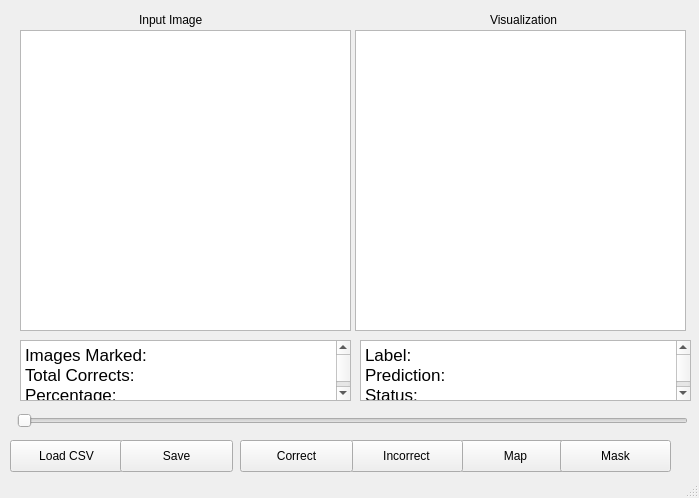
<?xml version="1.0" encoding="UTF-8"?>
<ui version="4.0">
 <class>MainWindow</class>
 <widget class="QMainWindow" name="MainWindow">
  <property name="geometry">
   <rect>
    <x>0</x>
    <y>0</y>
    <width>699</width>
    <height>498</height>
   </rect>
  </property>
  <property name="windowTitle">
   <string>MainWindow</string>
  </property>
  <widget class="QWidget" name="centralwidget">
   <widget class="QGraphicsView" name="graphicsView">
    <property name="geometry">
     <rect>
      <x>20</x>
      <y>30</y>
      <width>331</width>
      <height>301</height>
     </rect>
    </property>
   </widget>
   <widget class="QGraphicsView" name="graphicsView_2">
    <property name="geometry">
     <rect>
      <x>355</x>
      <y>30</y>
      <width>331</width>
      <height>301</height>
     </rect>
    </property>
   </widget>
   <widget class="QLabel" name="label">
    <property name="geometry">
     <rect>
      <x>139</x>
      <y>10</y>
      <width>71</width>
      <height>20</height>
     </rect>
    </property>
    <property name="text">
     <string>Input Image</string>
    </property>
   </widget>
   <widget class="QLabel" name="label_2">
    <property name="geometry">
     <rect>
      <x>490</x>
      <y>10</y>
      <width>81</width>
      <height>20</height>
     </rect>
    </property>
    <property name="text">
     <string>Visualization</string>
    </property>
   </widget>
   <widget class="QSlider" name="horizontalSlider">
    <property name="geometry">
     <rect>
      <x>17</x>
      <y>410</y>
      <width>671</width>
      <height>22</height>
     </rect>
    </property>
    <property name="orientation">
     <enum>Qt::Horizontal</enum>
    </property>
   </widget>
   <widget class="QPushButton" name="pushButton">
    <property name="geometry">
     <rect>
      <x>460</x>
      <y>440</y>
      <width>111</width>
      <height>32</height>
     </rect>
    </property>
    <property name="text">
     <string>Map</string>
    </property>
   </widget>
   <widget class="QPushButton" name="pushButton_2">
    <property name="geometry">
     <rect>
      <x>560</x>
      <y>440</y>
      <width>111</width>
      <height>32</height>
     </rect>
    </property>
    <property name="text">
     <string>Mask</string>
    </property>
   </widget>
   <widget class="QPushButton" name="pushButton_3">
    <property name="geometry">
     <rect>
      <x>10</x>
      <y>440</y>
      <width>113</width>
      <height>32</height>
     </rect>
    </property>
    <property name="text">
     <string>Load CSV</string>
    </property>
   </widget>
   <widget class="QTextBrowser" name="textBrowser_3">
    <property name="geometry">
     <rect>
      <x>20</x>
      <y>340</y>
      <width>331</width>
      <height>61</height>
     </rect>
    </property>
    <property name="html">
     <string>&lt;!DOCTYPE HTML PUBLIC &quot;-//W3C//DTD HTML 4.0//EN&quot; &quot;http://www.w3.org/TR/REC-html40/strict.dtd&quot;&gt;
&lt;html&gt;&lt;head&gt;&lt;meta name=&quot;qrichtext&quot; content=&quot;1&quot; /&gt;&lt;style type=&quot;text/css&quot;&gt;
p, li { white-space: pre-wrap; }
&lt;/style&gt;&lt;/head&gt;&lt;body style=&quot; font-family:'.SF NS Text'; font-size:13pt; font-weight:400; font-style:normal;&quot;&gt;
&lt;p style=&quot; margin-top:0px; margin-bottom:0px; margin-left:0px; margin-right:0px; -qt-block-indent:0; text-indent:0px;&quot;&gt;Images Marked:&lt;/p&gt;
&lt;p style=&quot; margin-top:0px; margin-bottom:0px; margin-left:0px; margin-right:0px; -qt-block-indent:0; text-indent:0px;&quot;&gt;Total Corrects: &lt;/p&gt;
&lt;p style=&quot; margin-top:0px; margin-bottom:0px; margin-left:0px; margin-right:0px; -qt-block-indent:0; text-indent:0px;&quot;&gt;Percentage:&lt;/p&gt;&lt;/body&gt;&lt;/html&gt;</string>
    </property>
   </widget>
   <widget class="QPushButton" name="pushButton_4">
    <property name="geometry">
     <rect>
      <x>350</x>
      <y>440</y>
      <width>113</width>
      <height>32</height>
     </rect>
    </property>
    <property name="text">
     <string>Incorrect</string>
    </property>
   </widget>
   <widget class="QPushButton" name="pushButton_5">
    <property name="geometry">
     <rect>
      <x>240</x>
      <y>440</y>
      <width>113</width>
      <height>32</height>
     </rect>
    </property>
    <property name="text">
     <string>Correct</string>
    </property>
   </widget>
   <widget class="QTextBrowser" name="textBrowser_4">
    <property name="geometry">
     <rect>
      <x>360</x>
      <y>340</y>
      <width>331</width>
      <height>61</height>
     </rect>
    </property>
    <property name="html">
     <string>&lt;!DOCTYPE HTML PUBLIC &quot;-//W3C//DTD HTML 4.0//EN&quot; &quot;http://www.w3.org/TR/REC-html40/strict.dtd&quot;&gt;
&lt;html&gt;&lt;head&gt;&lt;meta name=&quot;qrichtext&quot; content=&quot;1&quot; /&gt;&lt;style type=&quot;text/css&quot;&gt;
p, li { white-space: pre-wrap; }
&lt;/style&gt;&lt;/head&gt;&lt;body style=&quot; font-family:'.SF NS Text'; font-size:13pt; font-weight:400; font-style:normal;&quot;&gt;
&lt;p style=&quot; margin-top:0px; margin-bottom:0px; margin-left:0px; margin-right:0px; -qt-block-indent:0; text-indent:0px;&quot;&gt;Label:&lt;/p&gt;
&lt;p style=&quot; margin-top:0px; margin-bottom:0px; margin-left:0px; margin-right:0px; -qt-block-indent:0; text-indent:0px;&quot;&gt;Prediction:&lt;/p&gt;
&lt;p style=&quot; margin-top:0px; margin-bottom:0px; margin-left:0px; margin-right:0px; -qt-block-indent:0; text-indent:0px;&quot;&gt;Status:&lt;/p&gt;&lt;/body&gt;&lt;/html&gt;</string>
    </property>
   </widget>
   <widget class="QPushButton" name="pushButton_6">
    <property name="geometry">
     <rect>
      <x>120</x>
      <y>440</y>
      <width>113</width>
      <height>32</height>
     </rect>
    </property>
    <property name="text">
     <string>Save</string>
    </property>
   </widget>
  </widget>
  <widget class="QStatusBar" name="statusbar"/>
 </widget>
 <resources/>
 <connections/>
</ui>
